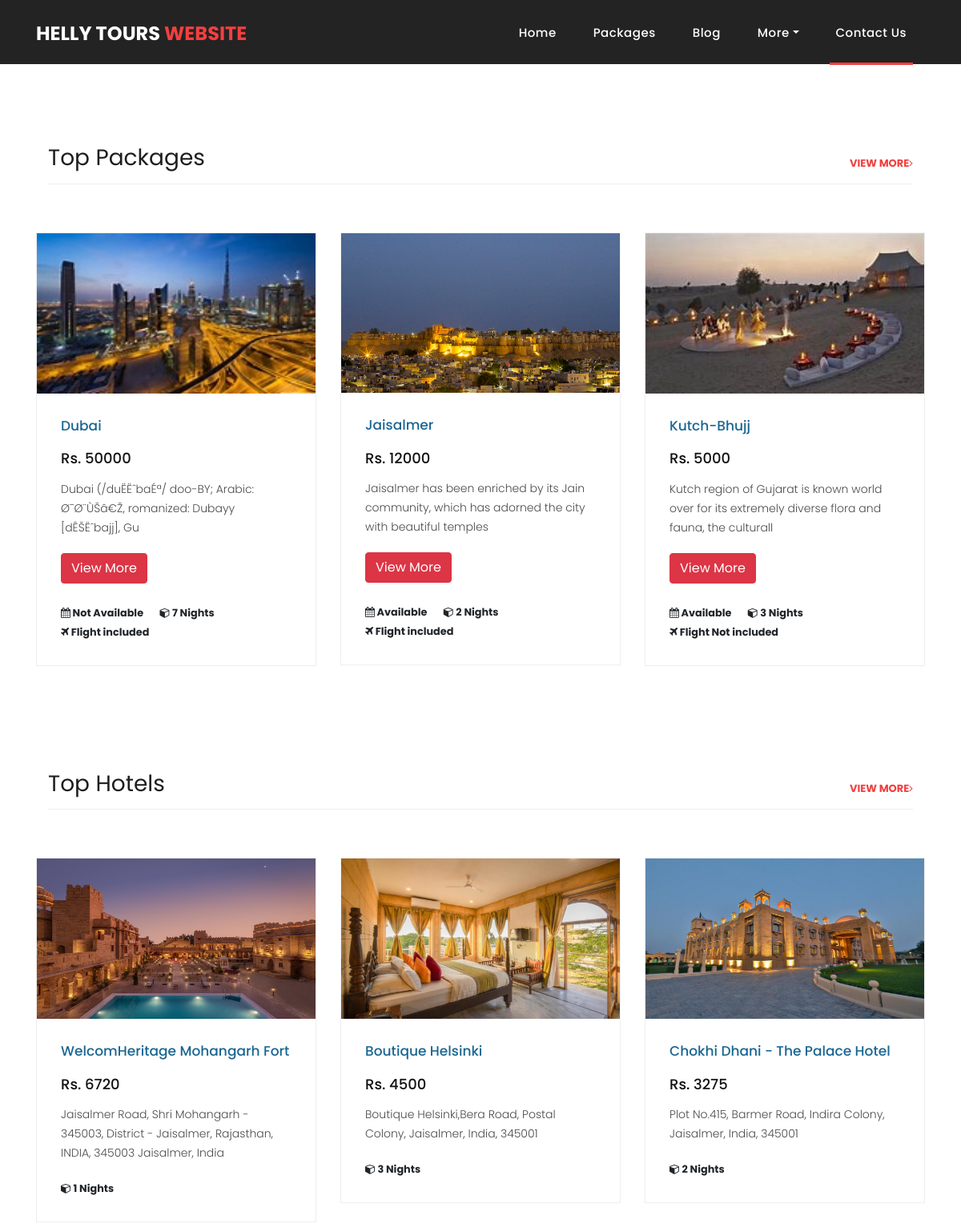
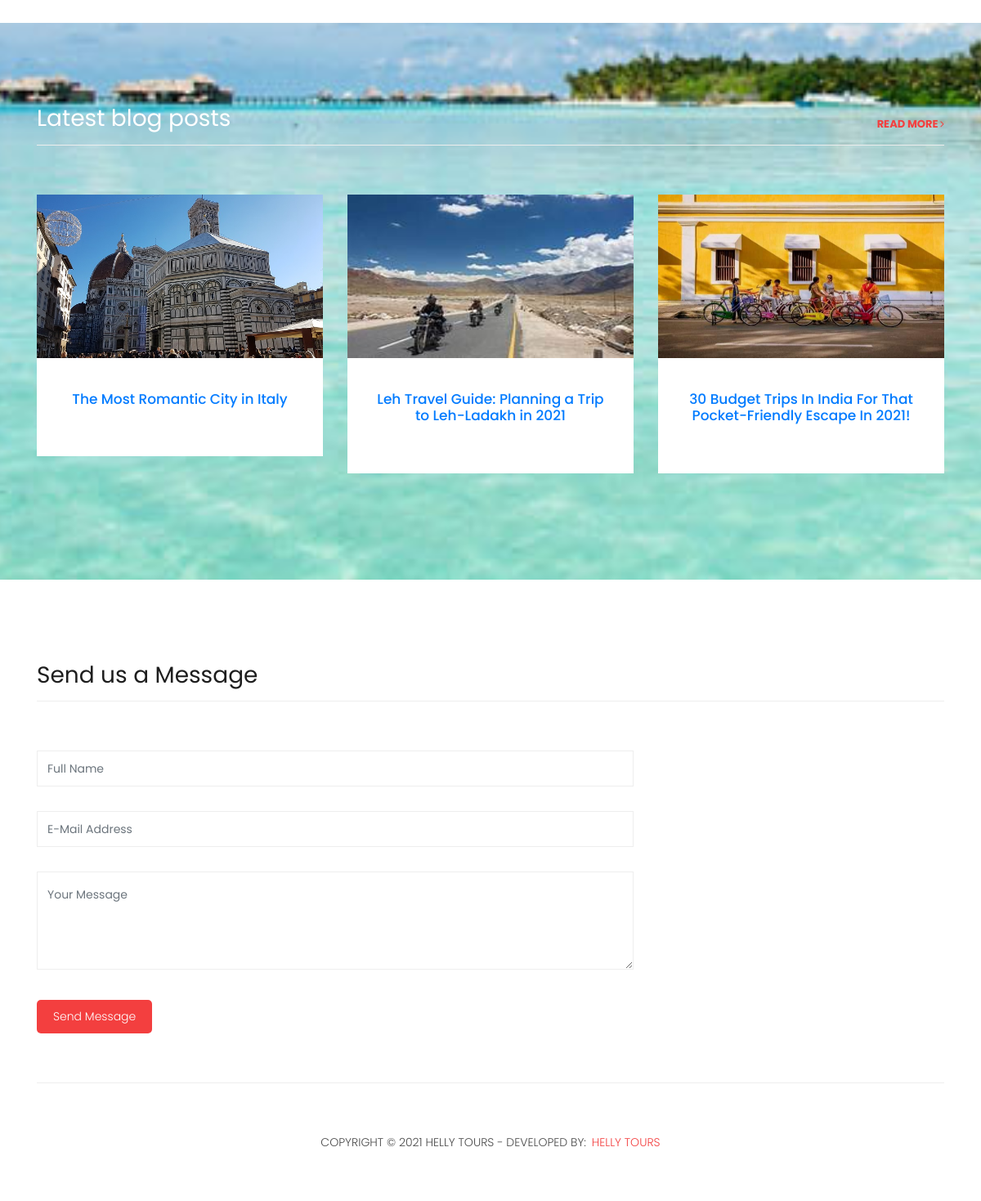
The page / on the database its author committed (2 pictures, top to bottom).
### tables this page shows
CREATE TABLE `package_master` (
  `package_id` int(10) NOT NULL,
  `package_name` varchar(70) NOT NULL,
  `package_available` tinyint(1) NOT NULL,
  `package_nights` int(10) NOT NULL,
  `flight_include` tinyint(1) NOT NULL,
  `package_from` int(20) NOT NULL,
  `package_img` varchar(150) NOT NULL,
  `package_desc` text NOT NULL
);

CREATE TABLE `hotel_master` (
  `hotel_id` int(11) NOT NULL,
  `package_id` int(11) NOT NULL,
  `hotel_name` varchar(50) NOT NULL,
  `hotel_address` text NOT NULL,
  `hotel_night` int(11) NOT NULL,
  `hotel_price` int(11) NOT NULL,
  `hotel_img` varchar(150) NOT NULL,
  `hotel_available` int(1) NOT NULL,
  `hotel_add_url` text DEFAULT NULL
);

CREATE TABLE `blog_master` (
  `blog_id` int(11) NOT NULL,
  `blog_name` varchar(100) NOT NULL,
  `blog_url` text NOT NULL,
  `blog_img` varchar(200) NOT NULL
);

### index.php (the view, shortened to what this page needs)
<?php
require './class/atclass.php';
$q= mysqli_query($connection, "select * from package_master order by package_id desc limit 3") or die("error in query". mysqli_error($connection));
$q1= mysqli_query($connection, "select * from hotel_master order by hotel_id desc limit 3") or die("error in query". mysqli_error($connection));
$q2= mysqli_query($connection, "select * from blog_master order by blog_id desc limit 3") or die("error in query". mysqli_error($connection));
?>
<!DOCTYPE html>
<html lang="en">
  <head>
    <link href="vendor/bootstrap/css/bootstrap.min.css" rel="stylesheet">
    <link rel="stylesheet" href="assets/css/fontawesome.css">
    <link rel="stylesheet" href="assets/css/style.css">
    <link rel="stylesheet" href="assets/css/owl.css">
  </head>
  <body>
    <?php
    include './themepart/header.php';
    ?>
    <div class="banner header-text">
    </div>
    <div class="latest-products">
      <div class="container">
          <div class="col-md-12">
            <div class="section-heading">
              <h2>Top Packages</h2>
              <a href="packages.php">view more<i class="fa fa-angle-right"></i></a>
            </div>
          </div>
         <div class="row">
            <?php
               while ($row = mysqli_fetch_array($q)) {
            ?>
          <div class="col-md-4">
            <div class="product-item">
                <a href="package-details.php?eid=<?php echo $row['package_id']; ?>"><img src="admin/upload/<?php echo $row['package_img']; ?>" Style="width: 100%; max-height:200px; " alt=""></a>
              <div class="down-content">
                <a href="package-details.php?eid=<?php echo $row['package_id']; ?>"><h4><?php echo $row['package_name']; ?></h4></a>
                <h6>Rs. <?php echo $row['package_from']; ?></h6>
                <p><?php echo substr($row['package_desc'], 0, 100)?></p>
                <a href="package-details.php?eid=<?php echo $row['package_id']; ?>"><button type="button" class="btn btn-danger">View More</button></a> <br/><br/>
                <small>
                    <?php
                    if($row['package_available']==1)
                    {
                    ?>
                    <strong title="Available"><i class="fa fa-calendar"></i> Available</strong> <?php } else{?>
                    <strong title="Available"><i class="fa fa-calendar"></i> Not Available</strong> <?php }?> &nbsp;&nbsp;&nbsp;&nbsp;
                    <strong title="Nights"><i class="fa fa-cube"></i> <?php echo $row['package_nights']; ?> Nights</strong> <br/>
                     <?php
                    if($row['flight_include']==1)
                    {
                    ?>
                     <strong title="Flight included"><i class="fa fa-plane"></i> Flight included</strong> <?php } else {?>
                    <strong title="Flight included"><i class="fa fa-plane"></i> Flight Not included</strong> <?php } ?>
                </small>
              </div>
            </div>
          </div>
<?php
               }
?>
         </div>
      </div>
    </div>
   <div class="latest-products">
      <div class="container">
          <div class="col-md-12">
            <div class="section-heading">
              <h2>Top Hotels</h2>
              <a href="hotels.php">view more<i class="fa fa-angle-right"></i></a>
            </div>
          </div>
         <div class="row">
            <?php
               while ($row = mysqli_fetch_array($q1)) {
            ?>
          <div class="col-md-4">
            <div class="product-item">
                <a href="hotel-details.php?hid=<?php echo $row['hotel_id']; ?>"><img src="admin/upload/<?php echo $row['hotel_img']; ?>" Style="width: 100%; max-height:200px; " alt=""></a>
              <div class="down-content">
                <a href="hotel-details.php?hid=<?php echo $row['hotel_id']; ?>"><h4><?php echo $row['hotel_name']; ?></h4></a>
                <h6>Rs. <?php echo $row['hotel_price']; ?></h6>
                <p><?php echo $row['hotel_address']; ?></p>
                <small>
                    <strong title="Nights"><i class="fa fa-cube"></i> <?php echo $row['hotel_night']; ?> Nights</strong> <br/>
                </small>
              </div>
            </div>
          </div>
<?php
               }
?>
         </div>
      </div>
    </div>
    <div class="services" style="background-image: url(assets/images/other-image-fullscren-1-1920x900.jpg);" >
      <div class="container">
        <div class="row">
          <div class="col-md-12">
            <div class="section-heading">
              <h2>Latest blog posts</h2>
              <a href="blog.php">read more <i class="fa fa-angle-right"></i></a>
            </div>
          </div>
<?php
while ($row = mysqli_fetch_array($q2)) {
?>
          <div class="col-lg-4 col-md-6">
            <div class="service-item">
                <a href="<?php echo $row['blog_url'];?>" target="_blank" class="services-item-image"><img src="admin/upload/<?php echo $row['blog_img'];?>" style="width:100%; height: 200px;" class="img-fluid" alt=""></a>
              <div class="down-content">
                  <h4><a href="<?php echo $row['blog_url'];?>" target="_blank"><?php echo $row['blog_name'];?></a></h4>
              </div>
            </div>
          </div>
<?php } ?>
        </div>
      </div>
    </div>
<div class="send-message">
      <div class="container">
        <div class="row">
          <div class="col-md-12">
            <div class="section-heading">
              <h2>Send us a Message</h2>
            </div>
          </div>
          <div class="col-md-8">
            <div class="contact-form">
              <form id="contact" action="" method="post">
                <div class="row">
                  <div class="col-lg-12 col-md-12 col-sm-12">
                    <fieldset>
                        <input type="text" class="form-control" id="name" name="fname" placeholder="Full Name" required="">
                    </fieldset>
                  </div>
                  <div class="col-lg-12 col-md-12 col-sm-12">
                    <fieldset>
                        <input type="text" class="form-control" id="email" name="mail" placeholder="E-Mail Address" required="">
                    </fieldset>
                  </div>
                  <div class="col-lg-12">
                    <fieldset>
                        <textarea  rows="6" class="form-control" id="message" name="mess" placeholder="Your Message" required=""></textarea>
                    </fieldset>
                  </div>
                  <div class="col-lg-12">
                    <fieldset>
                        <button type="submit" id="form-submit" class="filled-button" name="submit">Send Message</button>
                    </fieldset>
                  </div>
                </div>
              </form>
            </div>
          </div>
        </div>
      </div>
    </div>
    <?php
    include './themepart/footer.php';
    ?>
  </body>
</html>

### themepart/header.php (shortened to what this page needs)
<header class="">
      <nav class="navbar navbar-expand-lg">
        <div class="container">
          <a class="navbar-brand" href="index.php"><h2>Helly Tours <em>Website</em></h2></a>
          <div class="collapse navbar-collapse" id="navbarResponsive">
            <ul class="navbar-nav ml-auto">
                <li class="nav-item">
                    <a class="nav-link" href="index.php">Home
                    </a>
                </li>
                <li class="nav-item"><a class="nav-link" href="packages.php">Packages</a></li>
                <li class="nav-item"><a class="nav-link" href="blog.php">Blog</a></li>
                <li class="nav-item dropdown">
                    <a class="nav-link dropdown-toggle" data-toggle="dropdown" href="#" role="button" aria-haspopup="true" aria-expanded="false">More</a>
                </li>
                <li class="nav-item active"><a class="nav-link" href="contact-us.php">Contact Us</a></li>
            </ul>
          </div>
        </div>
      </nav>
    </header>

### themepart/footer.php
<footer>
      <div class="container">
        <div class="row">
          <div class="col-md-12">
            <div class="inner-content">
              <p>Copyright © 2021 Helly Tours - Developed By: <a href="">Helly Tours</a></p>
            </div>
          </div>
        </div>
      </div>
    </footer>

### assets/css/style.css (style rules this page uses)
body { font-family: 'Poppins', sans-serif; overflow-x: hidden; text-rendering: optimizeLegibility; -webkit-font-smoothing: antialiased; -moz-osx-font-smoothing: grayscale; }
p { margin-bottom: 0px; font-size: 14px; font-weight: 300; color: #4a4a4a; line-height: 24px; }
a { text-decoration: none!important; }
ul { padding: 0; margin: 0; list-style: none; }
h1,h2,h3,h4,h5,h6 { margin: 0px; }
.section-heading { text-align: left; margin-bottom: 60px; border-bottom: 1px solid #eee; }
.section-heading h2 { font-size: 28px; font-weight: 400; color: #1e1e1e; margin-bottom: 15px; }
header { position: absolute; z-index: 99999; width: 100%; height: 80px; background-color: #232323; -webkit-transition: all 0.3s ease-in-out 0s; -moz-transition: all 0.3s ease-in-out 0s; -o-transition: all 0.3s ease-in-out 0s; transition: all 0.3s ease-in-out 0s; }
header .navbar { padding: 17px 0px; }
.navbar .navbar-brand { float: left; margin-top: -12px; outline: none; }
.navbar .navbar-brand h2 { color: #fff; text-transform: uppercase; font-size: 24px; font-weight: 700; -webkit-transition: all .3s ease 0s; -moz-transition: all .3s ease 0s; -o-transition: all .3s ease 0s; transition: all .3s ease 0s; }
.navbar .navbar-brand h2 em { font-style: normal; color: #f33f3f; }
#navbarResponsive { z-index: 999; }
.navbar-collapse { text-align: center; }
.navbar .navbar-nav .nav-item { margin: 0px 15px; }
.navbar .navbar-nav a.nav-link { text-transform: capitalize; font-size: 15px; font-weight: 500; letter-spacing: 0.5px; color: #fff; transition: all 0.5s; margin-top: 5px; }
.navbar .navbar-nav .nav-link:hover, .navbar .navbar-nav .active>.nav-link, .navbar .navbar-nav .nav-link.active, .navbar .navbar-nav .nav-link.show, .navbar .navbar-nav .show>.nav-link { color: #fff; padding-bottom: 25px; border-bottom: 3px solid #f33f3f; }
.banner { position: relative; text-align: center; padding-top: 80px; }
.latest-products { margin-top: 100px; }
.section-heading a { float: right; margin-top: -35px; text-transform: uppercase; font-size: 13px; font-weight: 700; color: #f33f3f; }
.product-item { border: 1px solid #eee; margin-bottom: 30px; }
.product-item .down-content { padding: 30px; position: relative; }
.product-item img { width: 100%; overflow: hidden; }
.product-item .down-content h4 { font-size: 17px; color: #1a6692; margin-bottom: 20px; }
.product-item .down-content h6 { font-size: 18px; margin-bottom: 15px; color: #121212; }
.product-item .down-content p { margin-bottom: 20px; }
footer { text-align: center; }
footer .inner-content { border-top: 1px solid #eee; margin-top: 60px; padding: 60px 0px; }
footer .inner-content p { text-transform: uppercase; }
footer .inner-content p a { color: #f33f3f; margin-left: 3px; }
.services { background-position: center center; background-repeat: no-repeat; background-size: cover; background-attachment: fixed; padding: 100px 0px; }
.services .section-heading h2 { color: #fff; }
.service-item { text-align: center; margin-bottom: 30px; }
.service-item .down-content { background-color: #fff; padding: 40px 30px; }
.service-item .down-content h4 { font-size: 17px; color: #1a6692; margin-bottom: 20px; }
.services-item-image { display: block; }
.send-message { margin-top: 100px; }
.contact-form select, .contact-form .form-control { font-size: 14px; width: 100%; height: 44px; display: inline-block; line-height: 42px; border: 1px solid #eee; border-radius: 0px; margin-bottom: 30px; }
.contact-form textarea { font-size: 14px; width: 100%; min-width: 100%; min-height: 120px; height: 120px; max-height: 180px; border: 1px solid #eee; border-radius: 0px; margin-bottom: 30px; }
.contact-form button.filled-button { background-color: #f33f3f; color: #fff; font-size: 14px; text-transform: capitalize; font-weight: 300; padding: 10px 20px; border-radius: 5px; display: inline-block; transition: all 0.3s; border: none; outline: none; cursor: pointer; }

### rows shown on the page
package_master: package_img (picture), package_name "Dubai", package_from "50000", package_desc "Dubai (/duËËˆbaÉª/ doo-BY; Arabic: Ø¯Ø¨ÙŠâ€Ž, romanized: Dubayy [dÊŠËˆbajj], Gu", package_available "Not Available", package_nights "7", flight_include "Flight included"
package_master: package_img (picture), package_name "Jaisalmer", package_from "12000", package_desc "Jaisalmer has been enriched by its Jain community, which has adorned the city with beautiful temples", package_available "Available", package_nights "2", flight_include "Flight included"
package_master: package_img (picture), package_name "Kutch-Bhujj", package_from "5000", package_desc "Kutch region of Gujarat is known world over for its extremely diverse flora and fauna, the culturall", package_available "Available", package_nights "3", flight_include "Flight Not included"
hotel_master: hotel_img (picture), hotel_name "WelcomHeritage Mohangarh Fort", hotel_price "6720", hotel_address "Jaisalmer Road, Shri Mohangarh - 345003, District - Jaisalmer, Rajasthan, INDIA, 345003 Jaisalmer, India", hotel_night "1"
hotel_master: hotel_img (picture), hotel_name "Boutique Helsinki", hotel_price "4500", hotel_address "Boutique Helsinki,Bera Road, Postal Colony, Jaisalmer, India, 345001", hotel_night "3"
hotel_master: hotel_img (picture), hotel_name "Chokhi Dhani - The Palace Hotel", hotel_price "3275", hotel_address "Plot No.415, Barmer Road, Indira Colony, Jaisalmer, India, 345001", hotel_night "2"
blog_master: blog_img (picture), blog_name "The Most Romantic City in Italy"
blog_master: blog_img (picture), blog_name "Leh Travel Guide: Planning a Trip to Leh-Ladakh in 2021"
blog_master: blog_img (picture), blog_name "30 Budget Trips In India For That Pocket-Friendly Escape In 2021!"
